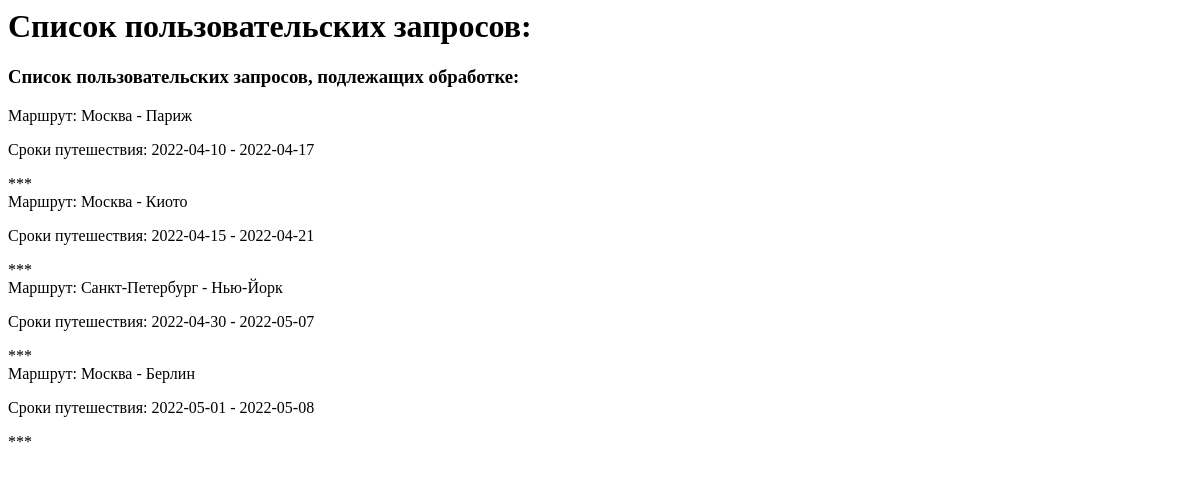
The page /statistics on the database as committed earlier.
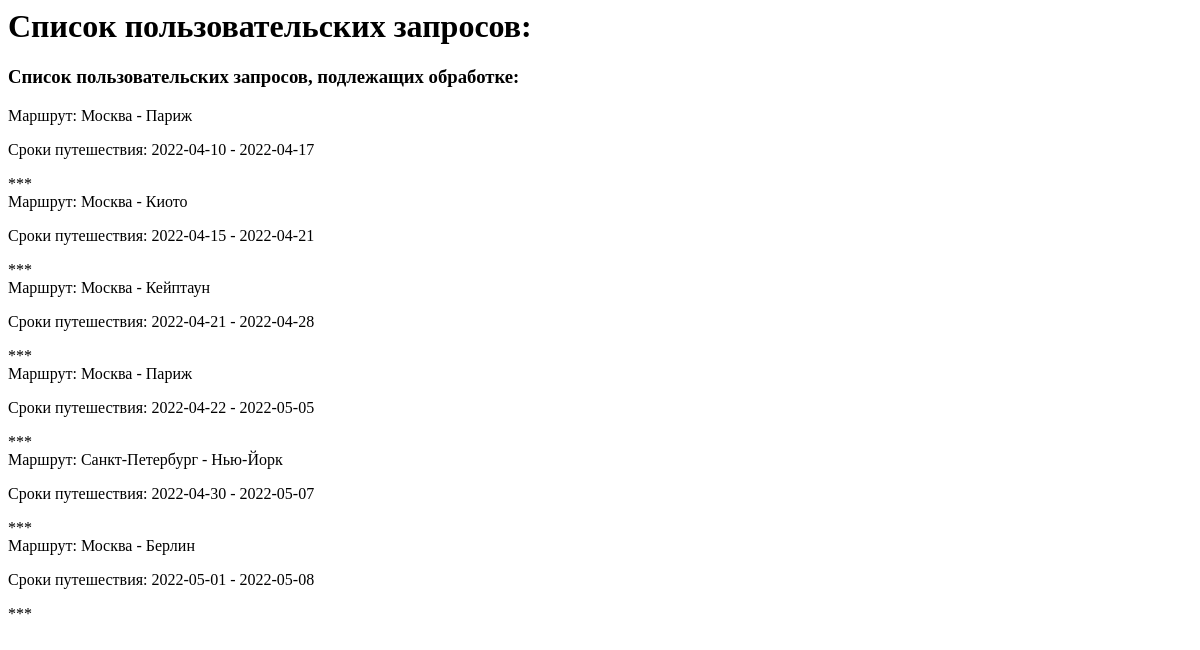
The same page on the database as committed later.
### main.py (models this page shows, shortened)
class UserRequest(db.Model):
    id = db.Column(db.Integer, primary_key=True)
    city_from = db.Column(db.String(50), nullable=False)
    city_to = db.Column(db.String(50), nullable=False)
    date_there = db.Column(db.DateTime, default=datetime.utcnow)
    date_back = db.Column(db.DateTime, nullable=True)

### main.py (the view)
@app.route('/statistics', methods=['GET'])
def statistics():
    reqs = UserRequest.query.order_by(UserRequest.date_there).all()
    return render_template('statistics.html', reqs=reqs)

### templates/statistics.html
{% block title %}
<h1>Список пользовательских запросов:</h1>
{% endblock %}
{% block body %}
<h3>Список пользовательских запросов, подлежащих обработке:</h3>
{% for req in reqs %}
<div>Маршрут: {{ req.city_from }} - {{ req.city_to }}</div>
<p>Сроки путешествия: {{ req.date_there.date() }} - {{ req.date_back.date() }}</p>
<div>***</div>
{% endfor %}
{% endblock %}

Rows that differ between the two databases and show on the page:
added UserRequest: city_from "Москва", city_to "Кейптаун", date_there "2022-04-21", date_back "2022-04-28"
added UserRequest: city_from "Москва", city_to "Париж", date_there "2022-04-22", date_back "2022-05-05"
